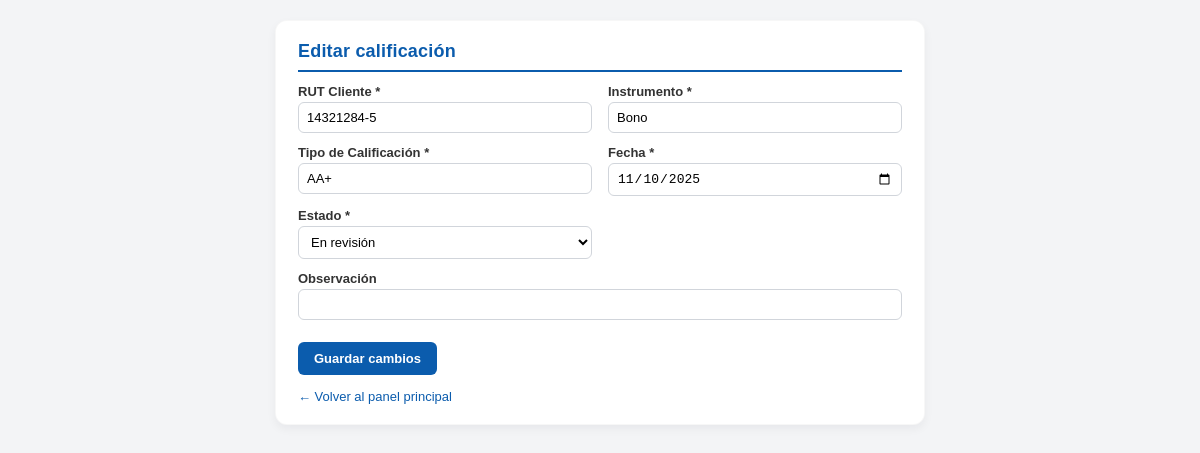
The page /calificaciones/3/editar/ (signed in) on the database its author committed.
### miApp/models.py (models this page shows, shortened)
class Calificacion(models.Model):
    rut_cliente = models.CharField(max_length=20)
    instrumento = models.CharField(max_length=100)
    tipo_calificacion = models.CharField(max_length=20)
    fecha_calificacion = models.DateField()
    estado = models.CharField(max_length=20, default='vigente')
    observacion = models.TextField(blank=True, null=True)
    creado_por = models.ForeignKey(
        Usuario,
        on_delete=models.SET_NULL,
        null=True,
        blank=True,
        related_name='calificaciones_creadas'
    )

### miApp/views.py (the view, shortened to what this page needs)
# urls.py: path('calificaciones/<int:id>/editar/', editar_calificacion, name='editar_calificacion'),
@login_required
def editar_calificacion(request, id):
    calificacion = get_object_or_404(Calificacion, id=id)
    usuario_negocio = None
    if request.user.email:
        usuario_negocio = Usuario.objects.filter(correo=request.user.email).first()
    es_admin = request.user.is_superuser
    es_creador = usuario_negocio and calificacion.creado_por and (calificacion.creado_por.id == usuario_negocio.id)
    if not (es_admin or es_creador):
        messages.error(request, "No tienes permisos para editar esta calificación.")
        return redirect('main')
    return render(request, 'editar_calificacion.html', {
        'calificacion': calificacion
    })

### miApp/templates/editar_calificacion.html (shortened to what this page needs)
<!DOCTYPE html>
<html lang="es">
<head>
</head>
<body>
  <div class="card">
    <h1>Editar calificación</h1>
    <form method="POST">
      <div>
        <label for="rut">RUT Cliente *</label>
        <input
          id="rut"
          name="rut"
          type="text"
          value="{{ calificacion.rut_cliente }}"
          required
        />
      </div>
      <div>
        <label for="instrumento">Instrumento *</label>
        <input
          id="instrumento"
          name="instrumento"
          type="text"
          value="{{ calificacion.instrumento }}"
          required
        />
      </div>
      <div>
        <label for="tipo_calificacion">Tipo de Calificación *</label>
        <input
          id="tipo_calificacion"
          name="tipo_calificacion"
          type="text"
          value="{{ calificacion.tipo_calificacion }}"
          required
        />
      </div>
      <div>
        <label for="fecha">Fecha *</label>
        <input
          id="fecha"
          name="fecha"
          type="date"
          value="{{ calificacion.fecha_calificacion|date:'Y-m-d' }}"
          required
        />
      </div>
      <div>
        <label for="estado">Estado *</label>
        <select id="estado" name="estado" required>
          <option value="en_revision" {% if calificacion.estado == 'en_revision' %}selected{% endif %}>En revisión</option>
        </select>
      </div>
      <div class="full">
        <label for="observacion">Observación</label>
        <input
          id="observacion"
          name="observacion"
          type="text"
          value="{{ calificacion.observacion }}"
        />
      </div>
      <div class="full">
        <button type="submit">Guardar cambios</button>
      </div>
    </form>
    <div class="links">
      <a href="{% url 'main' %}">← Volver al panel principal</a>
    </div>
  </div>
</body>
</html>

### miApp/templates/editar_calificacion.html (style rules this page uses)
:root { --azul: #0b5cad; --azul-oscuro: #094d91; --gris-fondo: #f3f4f6; }
* { box-sizing: border-box; }
body { font-family: Arial, Helvetica, sans-serif; background-color: var(--gris-fondo); margin: 0; padding: 20px; color: #333; }
.card { max-width: 650px; margin: 0 auto; background: #fff; border-radius: 12px; padding: 20px 22px; box-shadow: 0 4px 10px rgba(15, 23, 42, 0.05); border: 1px solid rgba(0,0,0,0.03); }
h1 { font-size: 18px; margin-top: 0; color: var(--azul); border-bottom: 2px solid var(--azul); padding-bottom: 8px; letter-spacing: 0.2px; }
form { margin-top: 12px; display: grid; grid-template-columns: repeat(2, minmax(200px, 1fr)); gap: 12px 16px; }
label { display: block; margin-bottom: 3px; font-size: 13px; font-weight: bold; }
input, select { width: 100%; padding: 7px 8px; border-radius: 6px; border: 1px solid #d1d5db; font-size: 13px; background: #fff; }
.full { grid-column: 1 / -1; }
button { margin-top: 10px; background-color: var(--azul); color: white; border: none; border-radius: 6px; padding: 9px 16px; cursor: pointer; font-weight: bold; font-size: 13px; transition: background 0.15s ease; }
.links { margin-top: 14px; font-size: 13px; }
.links a { color: var(--azul); text-decoration: none; }

### rows shown on the page
Calificacion: rut "14321284-5", instrumento "Bono", tipo_calificacion "AA+", fecha "11/10/2025", estado "En revisión"
